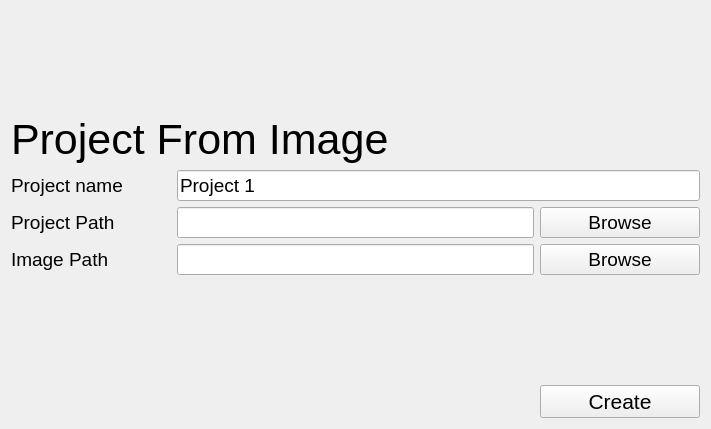
<?xml version="1.0" encoding="UTF-8"?>
<ui version="4.0">
 <class>ProjectFromImage</class>
 <widget class="QWidget" name="ProjectFromImage">
  <property name="geometry">
   <rect>
    <x>0</x>
    <y>0</y>
    <width>711</width>
    <height>429</height>
   </rect>
  </property>
  <property name="windowTitle">
   <string>Project From Image</string>
  </property>
  <layout class="QVBoxLayout" name="verticalLayout">
   <item>
    <spacer name="verticalSpacer_2">
     <property name="orientation">
      <enum>Qt::Vertical</enum>
     </property>
     <property name="sizeHint" stdset="0">
      <size>
       <width>20</width>
       <height>40</height>
      </size>
     </property>
    </spacer>
   </item>
   <item>
    <layout class="QHBoxLayout" name="horizontalLayout_2">
     <item>
      <widget class="QLabel" name="label">
       <property name="font">
        <font>
         <pointsize>32</pointsize>
        </font>
       </property>
       <property name="text">
        <string>Project From Image</string>
       </property>
      </widget>
     </item>
     <item>
      <spacer name="horizontalSpacer_2">
       <property name="orientation">
        <enum>Qt::Horizontal</enum>
       </property>
       <property name="sizeHint" stdset="0">
        <size>
         <width>40</width>
         <height>20</height>
        </size>
       </property>
      </spacer>
     </item>
    </layout>
   </item>
   <item>
    <layout class="QFormLayout" name="formLayout">
     <item row="0" column="0">
      <widget class="QLabel" name="label_2">
       <property name="minimumSize">
        <size>
         <width>160</width>
         <height>0</height>
        </size>
       </property>
       <property name="font">
        <font>
         <pointsize>14</pointsize>
        </font>
       </property>
       <property name="text">
        <string>Project name</string>
       </property>
      </widget>
     </item>
     <item row="0" column="1">
      <widget class="QLineEdit" name="lineEdit_name">
       <property name="font">
        <font>
         <pointsize>14</pointsize>
        </font>
       </property>
       <property name="text">
        <string>Project 1</string>
       </property>
      </widget>
     </item>
     <item row="1" column="0">
      <widget class="QLabel" name="label_5">
       <property name="minimumSize">
        <size>
         <width>160</width>
         <height>0</height>
        </size>
       </property>
       <property name="font">
        <font>
         <pointsize>14</pointsize>
        </font>
       </property>
       <property name="text">
        <string>Project Path</string>
       </property>
      </widget>
     </item>
     <item row="1" column="1">
      <layout class="QHBoxLayout" name="horizontalLayout_3">
       <item>
        <widget class="QLineEdit" name="lineEdit_path">
         <property name="font">
          <font>
           <pointsize>14</pointsize>
          </font>
         </property>
         <property name="text">
          <string/>
         </property>
        </widget>
       </item>
       <item>
        <widget class="QPushButton" name="pushButton_path">
         <property name="minimumSize">
          <size>
           <width>160</width>
           <height>0</height>
          </size>
         </property>
         <property name="font">
          <font>
           <pointsize>14</pointsize>
          </font>
         </property>
         <property name="text">
          <string>Browse</string>
         </property>
        </widget>
       </item>
      </layout>
     </item>
     <item row="2" column="1">
      <layout class="QHBoxLayout" name="horizontalLayout_4">
       <item>
        <widget class="QLineEdit" name="lineEdit_path_img">
         <property name="font">
          <font>
           <pointsize>14</pointsize>
          </font>
         </property>
         <property name="text">
          <string/>
         </property>
        </widget>
       </item>
       <item>
        <widget class="QPushButton" name="pushButton_path_2">
         <property name="minimumSize">
          <size>
           <width>160</width>
           <height>0</height>
          </size>
         </property>
         <property name="font">
          <font>
           <pointsize>14</pointsize>
          </font>
         </property>
         <property name="text">
          <string>Browse</string>
         </property>
        </widget>
       </item>
      </layout>
     </item>
     <item row="2" column="0">
      <widget class="QLabel" name="label_6">
       <property name="minimumSize">
        <size>
         <width>160</width>
         <height>0</height>
        </size>
       </property>
       <property name="font">
        <font>
         <pointsize>14</pointsize>
        </font>
       </property>
       <property name="text">
        <string>Image Path</string>
       </property>
      </widget>
     </item>
    </layout>
   </item>
   <item>
    <spacer name="verticalSpacer">
     <property name="orientation">
      <enum>Qt::Vertical</enum>
     </property>
     <property name="sizeHint" stdset="0">
      <size>
       <width>20</width>
       <height>40</height>
      </size>
     </property>
    </spacer>
   </item>
   <item>
    <layout class="QHBoxLayout" name="horizontalLayout">
     <item>
      <spacer name="horizontalSpacer">
       <property name="orientation">
        <enum>Qt::Horizontal</enum>
       </property>
       <property name="sizeHint" stdset="0">
        <size>
         <width>198</width>
         <height>28</height>
        </size>
       </property>
      </spacer>
     </item>
     <item>
      <widget class="QPushButton" name="pushButton">
       <property name="minimumSize">
        <size>
         <width>160</width>
         <height>0</height>
        </size>
       </property>
       <property name="font">
        <font>
         <pointsize>16</pointsize>
        </font>
       </property>
       <property name="text">
        <string>Create</string>
       </property>
      </widget>
     </item>
    </layout>
   </item>
  </layout>
 </widget>
 <resources/>
 <connections/>
</ui>
